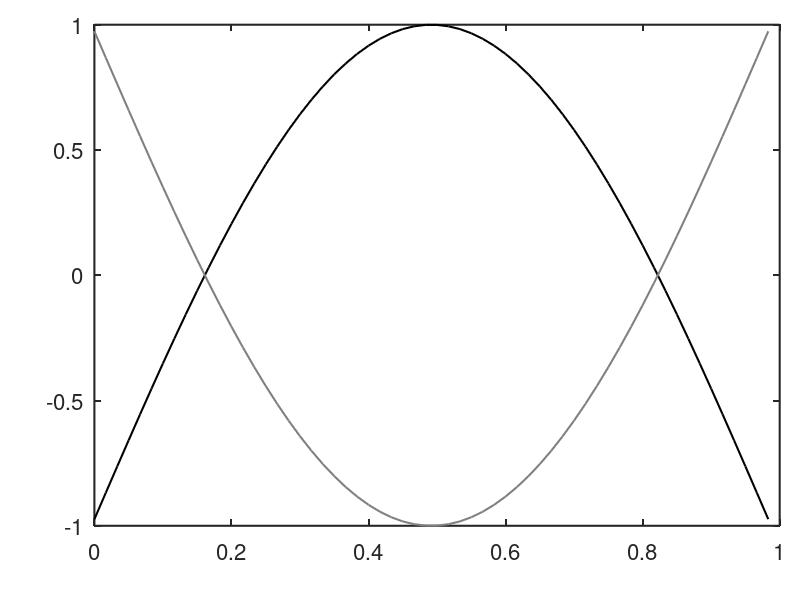

Recreate this plot in MATLAB.
close all;
clear all;

figure('Position', [403 604 305 194])
gcaPos = [0.1180 0.1237 0.8566 0.8351];
width = 60;
range = (0:width-1)/width;
lW = 1.5;
bc = "f";
if bc == "c"
    plot(range, hann(width), 'k', 'Linewidth', lW)
    hold on;
    plot(range, -hann(width), 'color', [0.5, 0.5, 0.5], 'Linewidth', lW)
    
elseif bc == "ss"
    hannSS = 2*hann(width*2) - 1;
    hannSS = hannSS(hannSS >= 0);
    plot(range, hannSS, 'k', 'Linewidth', lW)
    hold on;
    plot(range, -hannSS, 'color', [0.5, 0.5, 0.5], 'Linewidth', lW)
    
elseif bc == "f"
    hannSS = 2*hann(width*2) - 1;
    hannSS = hannSS(hannSS >= 0);

    plot(range, hannSS * 2 - 1 , 'k', 'Linewidth', lW)
    hold on;
    plot(range, -hannSS * 2 + 1, 'color', [0.5, 0.5, 0.5], 'Linewidth', lW)
    
end

set(gca, 'Linewidth', lW, 'Position', gcaPos, 'Fontsize', 16)
set(gcf, 'color', 'w')
